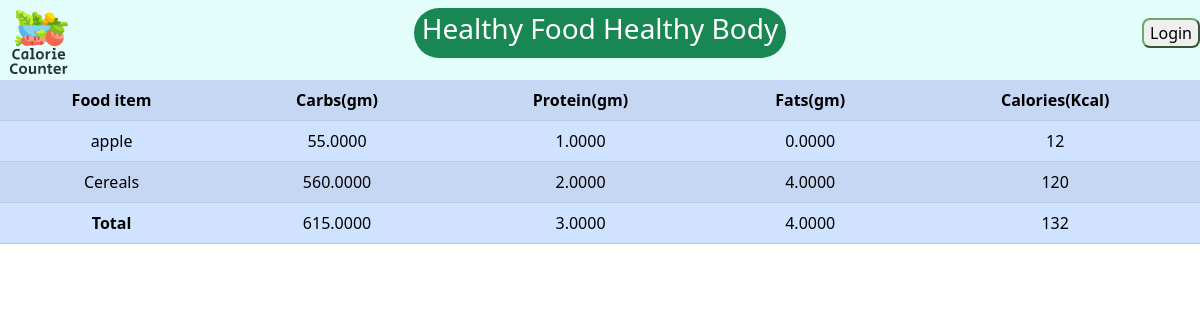
Page /details/ on the earlier database version.
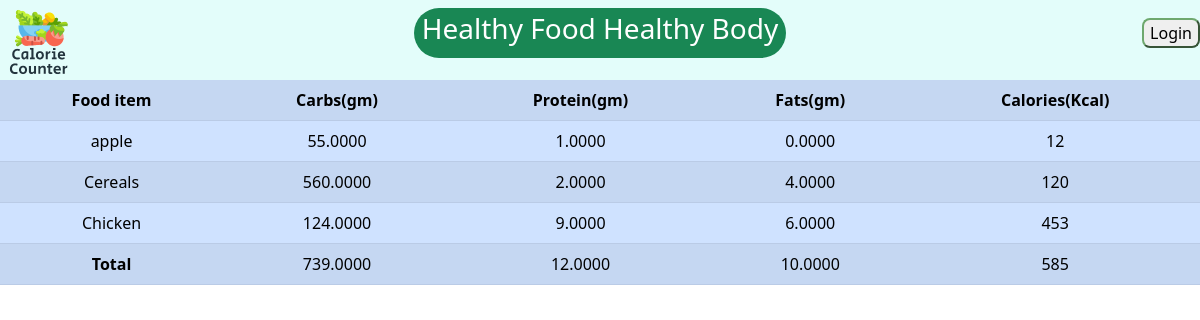
Same page on the later database version.
### base/models.py (models this page shows, shortened)
class AddFood(models.Model):
    name_of_food = models.CharField(max_length=150)
    calorie = models.IntegerField()
    protein = models.DecimalField(max_digits=20,decimal_places=4)
    fats = models.DecimalField(max_digits=20,decimal_places=4)
    carbs = models.DecimalField(max_digits=20,decimal_places=4)

### base/views.py (the view)
# urls.py: path("details/", views.details, name="details"),
def details(request):
    food_details = AddFood.objects.all()
    calories_consumed = []
    protein_consumed = []
    fats_consumed = []
    carbs_consumed = []
    for calories in food_details:
        calories_consumed.append(calories.calorie)   # add calories value in list
        protein_consumed.append(calories.protein)   # add protein value in list
        fats_consumed.append(calories.fats)         # add fats value in list
        carbs_consumed.append(calories.carbs)        # add carbs value in list
    total_calories,total_protein,total_fats,total_carbs = 0,0,0,0
    for c,p,f,b in zip(calories_consumed, protein_consumed,fats_consumed,carbs_consumed):
        total_calories += c
        total_protein += p
        total_fats += f
        total_carbs += b
    context = {
        'food_details': food_details,
        'total_calories': total_calories,
        'total_protein': total_protein,
        'total_fats': total_fats,
        'total_carbs': total_carbs,
    }
    return render(request, 'base/details.html', context)

### base/templates/base/details.html
{% extends 'base/navbar.html' %}
{% block content %}
<table id="table" class="table table-striped table-primary">
  <tr class="bg-info text-white">
      <th style="text-align:center">Food item</th>
      <th style="text-align:center">Carbs(gm)</th>
      <th style="text-align:center">Protein(gm)</th>
      <th style="text-align:center">Fats(gm)</th>
      <th style="text-align:center">Calories(Kcal)</th>
  </tr>
  {% for food in food_details %}
  <tr>
      <td style="text-align:center">{{food.name_of_food}}</td>
      <td style="text-align:center">{{food.carbs}}</td>
      <td style="text-align:center">{{food.protein}}</td>
      <td style="text-align:center">{{food.fats}}</td>
      <td style="text-align:center">{{food.calorie}}</td>
  </tr>
  {% endfor %}
  <tr class="bg-info text-black">
      <td style="text-align:center" id="name"><b>Total</b></td>
      <td style="text-align:center" id="totalCarbs"><b></b>{{total_carbs}}</td>
      <td style="text-align:center" id="totalProtien"><b></b>{{total_protein}}</td>
      <td style="text-align:center" id="totalFats"><b></b>{{total_fats}}</td>
      <td style="text-align:center" id="totalCalories"><b></b>{{total_calories}}</td>
  </tr>
</table>
{% endblock content %}

Differences in the rows shown:
added AddFood: name_of_food "Chicken", carbs "124.0000", protein "9.0000", fats "6.0000", calorie "453"
Other differences:
{{ total_carbs }}: "615.0000" → "739.0000"
{{ total_protein }}: "3.0000" → "12.0000"
{{ total_fats }}: "4.0000" → "10.0000"
{{ total_calories }}: "132" → "585"
